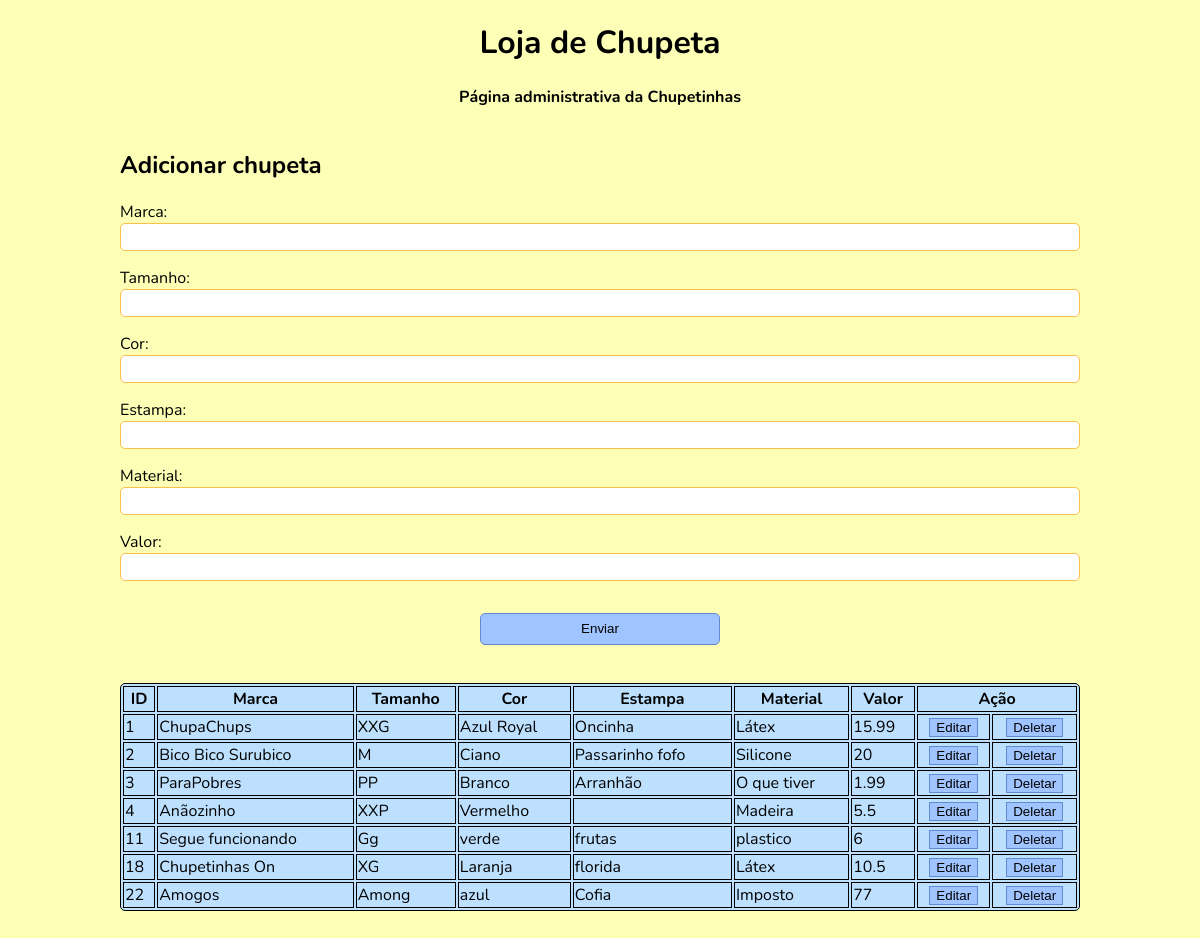
The page / on the database its author committed.
### tables this page shows
CREATE TABLE `produto` (
  `id_produto` int(11) NOT NULL,
  `marca` varchar(20) DEFAULT NULL,
  `tamanho` varchar(30) NOT NULL,
  `cor` varchar(20) NOT NULL,
  `estampa` varchar(20) DEFAULT NULL,
  `material` varchar(20) NOT NULL,
  `valor` double NOT NULL
);

### index.php (the view, shortened to what this page needs)
<?php $connection = new PDO("mysql:host=localhost;dbname=chupeta", "root", ""); ?>
<!DOCTYPE html>
<html lang="pt-br">
<head>
    <link rel="stylesheet" type="text/css" href="styles/main.css">
</head>
<body>
    <h1>Loja de Chupeta</h1>
    <h4>Página administrativa da Chupetinhas</h4>
    <h2>Adicionar chupeta</h2>
    <form action="adicionar.php" method="post">
        <label for="marca">Marca: </label>
        <input type="text" name="marca" required>
        <label for="tamanho">Tamanho: </label>
        <input type="text" name="tamanho">
        <label for="cor">Cor: </label>
        <input type="text" name="cor">
        <label for="estampa">Estampa: </label>
        <input type="text" name="estampa">
        <label for="material">Material: </label>
        <input type="text" name="material">
        <label for="valor">Valor: </label>
        <input type="text" name="valor" required>
        <input id="btn" type="submit" value="Enviar"/>
    </form>
    <br>
    <div class="tabela">
        <table>
            <?php
                $sql = "SELECT * FROM produto";
                $statement = $connection->prepare($sql);
                $statement->execute();
                echo
                "<tr>
                    <th>ID</th>
                    <th>Marca</th>
                    <th>Tamanho</th>
                    <th>Cor</th>
                    <th>Estampa</th>
                    <th>Material</th>
                    <th>Valor</th>
                    <th colspan='2'>Ação</th>
                </tr>";
                while($row = $statement->fetch()) {
                    echo
                    "<tr>
                        <td>".$row['id_produto']."</td>
                        <td>".$row['marca']."</td>
                        <td>".$row['tamanho']."</td>
                        <td>".$row['cor']."</td>
                        <td>".$row['estampa']."</td>
                        <td>".$row['material']."</td>
                        <td>".$row['valor']."</td>
                        <form action='alterar.php' method='POST'>
                            <td class='alinhar'>"."<button class='btns' type='submit' name='id_produto' value='".$row['id_produto']."'>Editar</button>"."</td>
                        </form>
                        <form action='deletar.php' method='POST'>
                            <td class='alinhar'>"."<button class='btns' type='submit' name='delete' value='".$row['id_produto']."'>Deletar</button>"."</td>
                        </form>
                    </tr>";
                }
            ?>
        </table>
    </div>
</body>
</html>

### styles/main.css (style rules this page uses)
body { background-color: #fdffb6; display: flex; flex-direction: column; width: 90vw; margin: auto; font-family: 'Nunito', sans-serif; }
h1, h4 { text-align: center; }
h1 { margin-bottom: 0; }
h2 { margin-left: 5vw; }
form { display: flex; flex-direction: column; width: 80vw; margin: auto; }
form input { margin-bottom: 2vh; height: 3vh; padding-left: 1vw; padding-right: 1vw; border-radius: 5px; border: 1px solid #fcbf49; }
form #btn { width: 20vw; align-self: center; margin-top: 2vh; background-color: #a0c4ff; border: 1px solid #628ccf; height: 4vh; border-radius: 5px; }
.tabela { margin: auto; margin-bottom: 5vh; }
.btns { background-color: #a0c4ff; border: 1px solid #628ccf; }
.alinhar { text-align: center; }
table, th, td { border: 1px solid black; background-color: #bde0fe; }
table { width: 80vw; border-radius: 5px }
th { width: 35w; }

### rows shown on the page
produto: id_produto "1", marca "ChupaChups", tamanho "XXG", cor "Azul Royal", estampa "Oncinha", material "Látex", valor "15.99"
produto: id_produto "2", marca "Bico Bico Surubico", tamanho "M", cor "Ciano", estampa "Passarinho fofo", material "Silicone", valor "20"
produto: id_produto "3", marca "ParaPobres", tamanho "PP", cor "Branco", estampa "Arranhão", material "O que tiver", valor "1.99"
produto: id_produto "4", marca "Anãozinho", tamanho "XXP", cor "Vermelho", material "Madeira", valor "5.5"
produto: id_produto "11", marca "Segue funcionando", tamanho "Gg", cor "verde", estampa "frutas", material "plastico", valor "6"
produto: id_produto "18", marca "Chupetinhas On", tamanho "XG", cor "Laranja", estampa "florida", material "Látex", valor "10.5"
produto: id_produto "22", marca "Amogos", tamanho "Among", cor "azul", estampa "Cofia", material "Imposto", valor "77"
